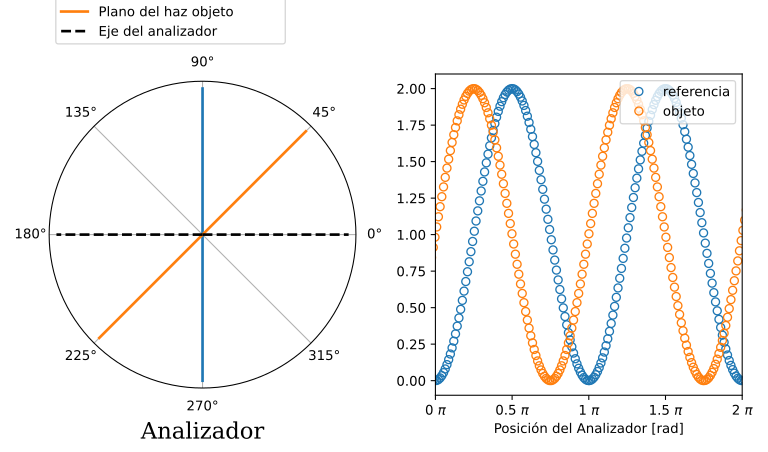

Python code for this plot:
import os

import numpy as np
import matplotlib.pyplot as plt
import matplotlib.ticker as tck

from rapp.signal import signal

dir_path = os.path.dirname(os.path.realpath(__file__))

phi = np.pi / 2

phi1 = np.pi / 2
phi2 = phi1 - phi / 2

COLOR_REFERENCE = 'C00'
COLOR_OBJECT = 'C01'

fc = 90

xs0, s1 = signal.harmonic(A=1, cycles=3, fc=fc, noise=None, all_positive=True)
_, s2 = signal.harmonic(A=1, phi=phi, cycles=3, fc=fc, noise=None, all_positive=True)


# Set analyzer axis
xs = xs0 / 2
xs = xs - 3 * np.pi / 4

r = np.arange(0, 1, 0.01)
theta1 = np.ones(len(r)) * phi1
theta2 = np.ones(len(r)) * phi2


fig = plt.figure(figsize=(8, 4.7))
ax1 = plt.subplot(121, projection='polar')
ax1.set_title("Analizador", y=0, pad=-25, verticalalignment="top", fontname='serif', fontsize=17)

ax1.set_rticks([])
ax1.plot(theta1, r, lw=2, color=COLOR_REFERENCE, label="Plano del haz de referencia")
ax1.plot(theta1 + np.pi, r, lw=2, color=COLOR_REFERENCE)
ax1.plot(theta2, r, lw=2, color=COLOR_OBJECT, label="Plano del haz objeto")
ax1.plot(theta2 + np.pi, r, lw=2, color=COLOR_OBJECT)
ax1.plot(theta1 * 0, r, lw=2, color="k",  ls="--", label="Eje del analizador")
ax1.plot(theta1 * 0 + np.pi, r,  lw=2, color="k", ls="--")
ax1.legend(bbox_to_anchor=(0, 1.1), loc="lower left")


xs = xs / np.pi
ax2 = plt.subplot(122)
ax2.set_xlabel("Posición del Analizador [rad]")

ax2.plot(xs, s1, 'o', lw=2, color=COLOR_REFERENCE,  mfc='None', label="referencia")
ax2.plot(xs, s2, 'o', lw=2, color=COLOR_OBJECT,  mfc='None', label="objeto")
ax2.legend(loc='upper right', fontsize=10)

ax2.set_xlim(0, 2)
ax2.xaxis.set_major_formatter(tck.FormatStrFormatter('%g $\\pi$'))
ax2.xaxis.set_major_locator(tck.MultipleLocator(base=0.5))
ax2.xaxis.set_major_locator(plt.MaxNLocator(4))

"""
ax3 = ax2.twiny()
ax3.plot(xs0 / np.pi, np.ones(len(xs)), alpha=0)
ax3.set_xlim(0, 4)
ax3.set_xlabel("Fase de la señal objeto")
ax3.xaxis.set_major_formatter(tck.FormatStrFormatter('%g $\\pi$'))
ax3.xaxis.set_major_locator(tck.MultipleLocator(base=0.5))
ax3.xaxis.set_major_locator(plt.MaxNLocator(4))
"""
fig.tight_layout()

fig.savefig(os.path.join(dir_path, "phasor.png"))

plt.show()

plt.close()
